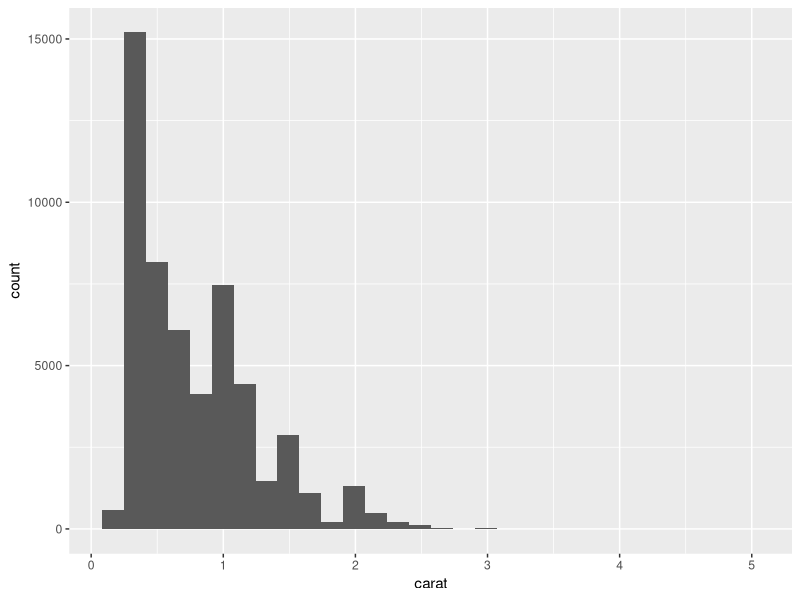
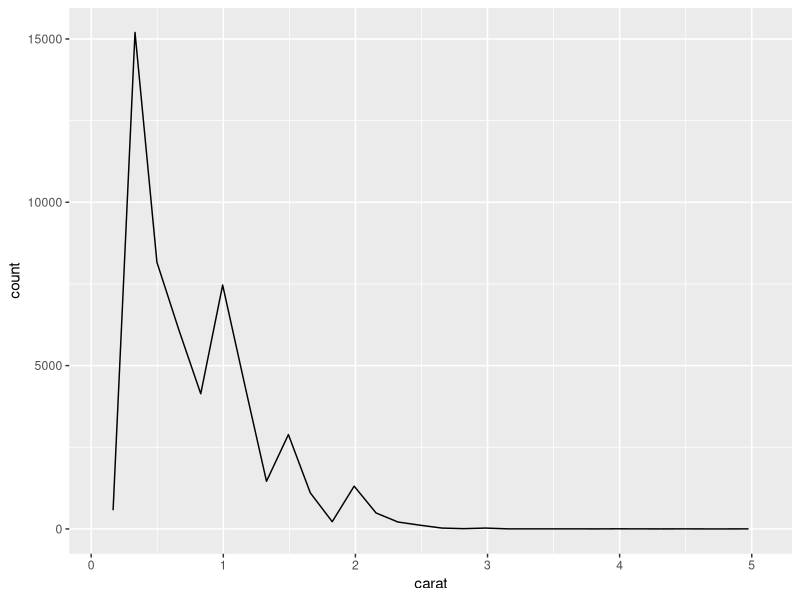
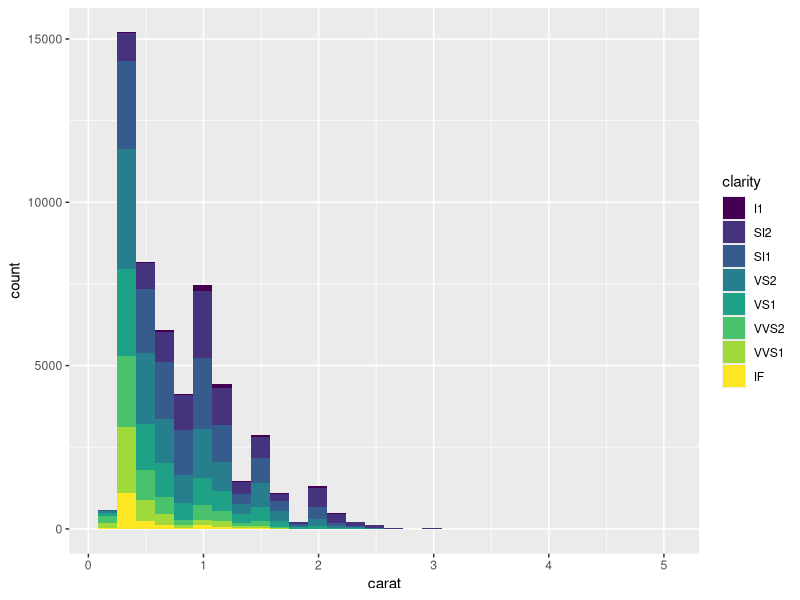
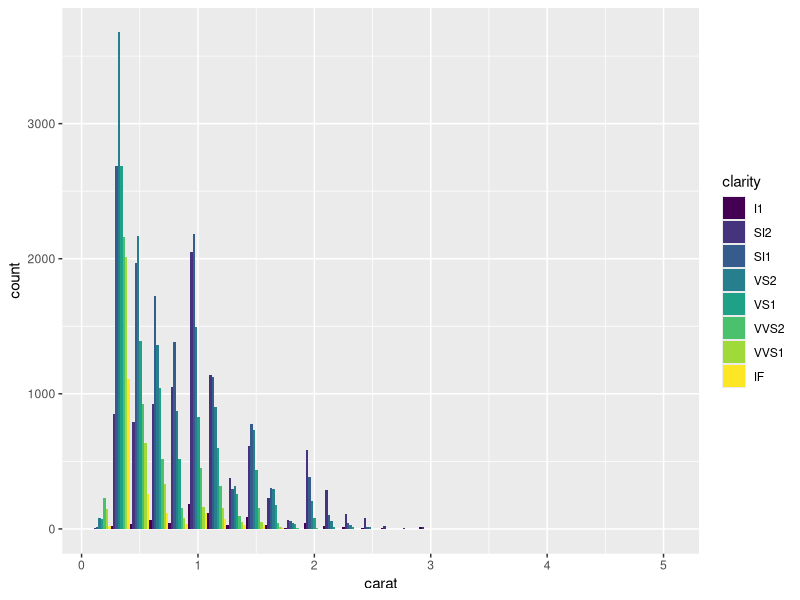

R code for these plots, in order:
## ---- chunk 1
knitr::opts_chunk$set(echo = TRUE)
## ---- chunk 2
library(ggplot2)
## ---- chunk 3
data("diamonds")
## ---- chunk 4
head(diamonds)
## ---- chunk 5
summary(diamonds)
## ---- chunk 6
p <- ggplot(data = diamonds) +
  layer(
    mapping = aes(x = carat),
    stat = "bin",
    geom = "bar",
    position = "stack",
    data = diamonds
  )
print(p)
## ---- chunk 7
p_line <- ggplot(data = diamonds) +
  layer(
    mapping = aes(x = carat, y = after_stat(count)), 
    stat = "bin", 
    geom = "line",
    position = "identity",
    data = diamonds
  )
print(p_line)
## ---- chunk 8
p_fill <- ggplot(data = diamonds) +
  layer(
    mapping = aes(x = carat, fill = clarity),
    stat = "bin",
    geom = "bar",
    position = "stack",
    data = diamonds
  )
print(p_fill)

## ---- chunk 9
p_dodge <- ggplot(data = diamonds) +
  layer(
    mapping = aes(x = carat, fill = clarity),
    stat = "bin",
    geom = "bar",
    position = "dodge",
    data = diamonds
  )
print(p_dodge)
